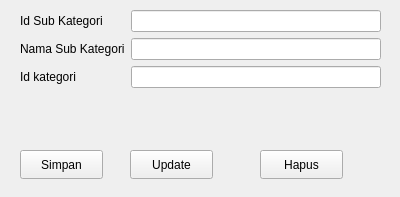
<?xml version="1.0" encoding="UTF-8"?>
<ui version="4.0">
 <class>Formsubkategori</class>
 <widget class="QWidget" name="Formsubkategori">
  <property name="geometry">
   <rect>
    <x>0</x>
    <y>0</y>
    <width>400</width>
    <height>197</height>
   </rect>
  </property>
  <property name="windowTitle">
   <string>Form</string>
  </property>
  <widget class="QWidget" name="formLayoutWidget">
   <property name="geometry">
    <rect>
     <x>20</x>
     <y>10</y>
     <width>361</width>
     <height>121</height>
    </rect>
   </property>
   <layout class="QFormLayout" name="formLayout">
    <item row="0" column="0">
     <widget class="QLabel" name="idSubKategoriLabel">
      <property name="text">
       <string>Id Sub Kategori</string>
      </property>
     </widget>
    </item>
    <item row="0" column="1">
     <widget class="QLineEdit" name="idSubKategoriLineEdit"/>
    </item>
    <item row="1" column="0">
     <widget class="QLabel" name="namaSubKategoriLabel">
      <property name="text">
       <string>Nama Sub Kategori</string>
      </property>
     </widget>
    </item>
    <item row="1" column="1">
     <widget class="QLineEdit" name="namaSubKategoriLineEdit"/>
    </item>
    <item row="2" column="0">
     <widget class="QLabel" name="idKategoriLabel">
      <property name="text">
       <string>Id kategori</string>
      </property>
     </widget>
    </item>
    <item row="2" column="1">
     <widget class="QLineEdit" name="idKategoriLineEdit"/>
    </item>
   </layout>
  </widget>
  <widget class="QPushButton" name="pushButton">
   <property name="geometry">
    <rect>
     <x>20</x>
     <y>150</y>
     <width>83</width>
     <height>29</height>
    </rect>
   </property>
   <property name="text">
    <string>Simpan</string>
   </property>
  </widget>
  <widget class="QPushButton" name="pushButton_2">
   <property name="geometry">
    <rect>
     <x>130</x>
     <y>150</y>
     <width>83</width>
     <height>29</height>
    </rect>
   </property>
   <property name="text">
    <string>Update</string>
   </property>
  </widget>
  <widget class="QPushButton" name="pushButton_3">
   <property name="geometry">
    <rect>
     <x>260</x>
     <y>150</y>
     <width>83</width>
     <height>29</height>
    </rect>
   </property>
   <property name="text">
    <string>Hapus</string>
   </property>
  </widget>
 </widget>
 <resources/>
 <connections/>
</ui>
